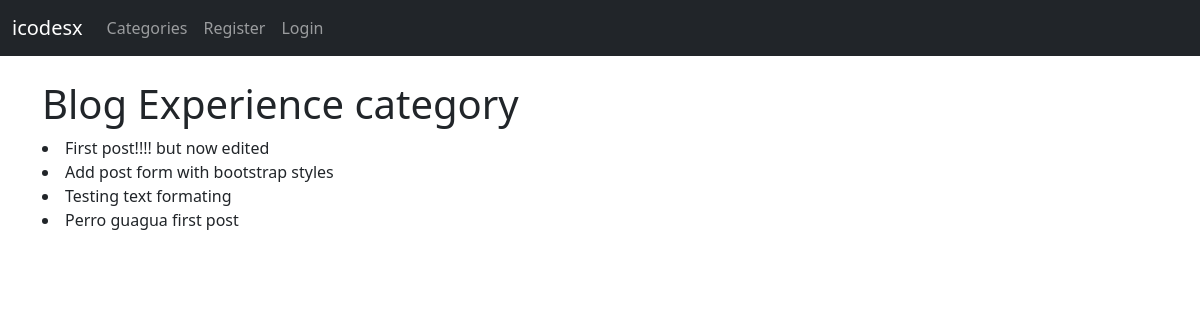
Before: /category/blog-experience with the older database file.
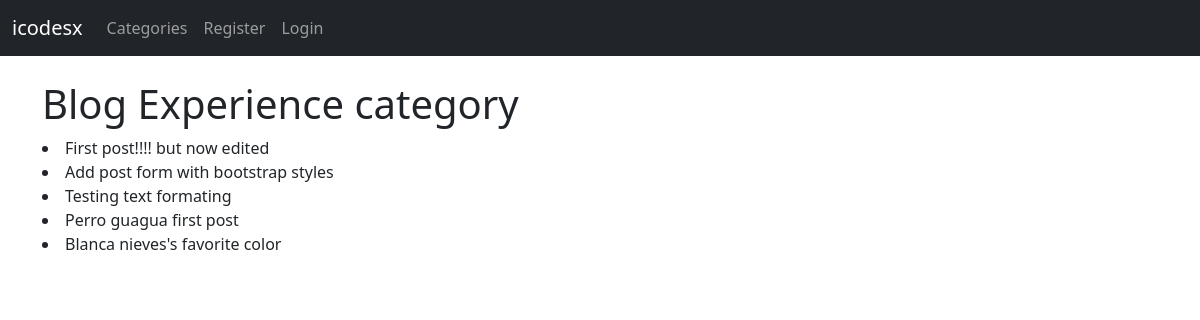
After: the same page with the newer database file.
### blogapp/models.py (models this page shows, shortened)
class Post(models.Model):
    title = models.CharField(max_length=255)
    title_tag = models.CharField(max_length=255)
    author = models.ForeignKey(User, on_delete=models.CASCADE)
    body = RichTextField(blank=True, null=True)
    post_date = models.DateField(auto_now_add=True)
    category = models.CharField(max_length=255, default='Blog experience')
    snippet = models.CharField(max_length=255)
    likes = models.ManyToManyField(User, related_name='blog_posts')

### blogapp/views.py (the view)
# urls.py: path('category/<str:cats>', CategoryView, name='category'),
def CategoryView(request, cats):
    category_posts = Post.objects.filter(category=cats.replace('-', ' '))
    return render(request, 'categories.html', {'cats': cats.title().replace('-', ' '), 'category_posts': category_posts})

### blogapp/templates/categories.html
{% extends 'base.html' %}
{% block content %}
    {% if category_posts %}
        <h1>{{ cats }} category</h1>
            {% for post in category_posts %}
                <li>
                    {{ post.title }}
                </li>
            {% endfor %}
    {% else %}
        <div class="alert alert-warning" role="alert">
            Sorry! This page doesn't exist
        </div>
    {% endif %}
{% endblock %}

Changed rows visible on the page:
added Post: title "Blanca nieves's favorite color"
